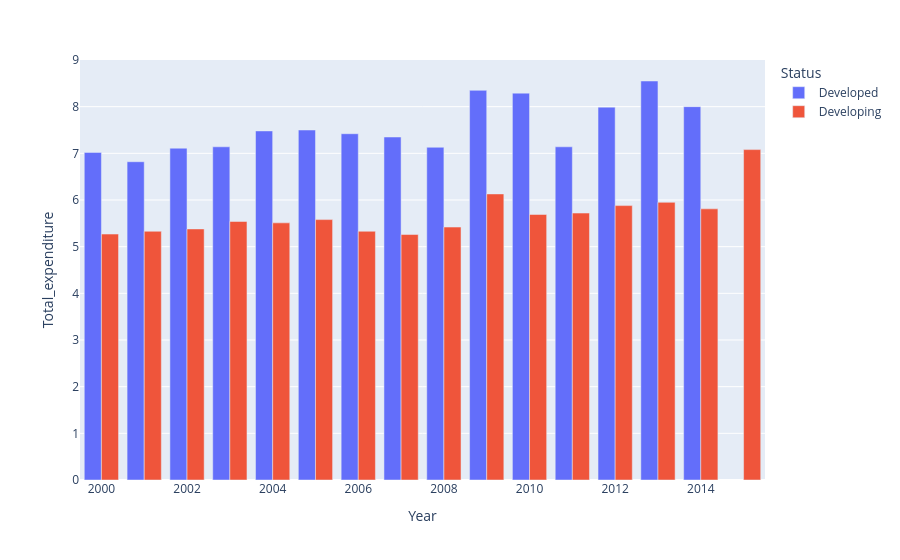

This figure's notebook cell:
### Code cell
px.bar(data_frame= status_per_year, x= 'Year', y= 'Total_expenditure', barmode= 'group',
        color= 'Status')

### Figure 1 — Plotly figure (JSON) as saved in the notebook; plotly's stock layout.template omitted (floating-point values rounded to 4 significant figures)
{"data": [{"alignmentgroup": "True", "hovertemplate": "Status=Developed<br>Year=%{x}<br>Total_expenditure=%{y}<extra></extra>", "legendgroup": "Developed", "marker": {"color": "#636efa", "pattern": {"shape": ""}}, "name": "Developed", "offsetgroup": "Developed", "orientation": "v", "showlegend": true, "textposition": "auto", "type": "bar", "x": [2000, 2001, 2002, 2003, 2004, 2005, 2006, 2007, 2008, 2009, 2010, 2011, 2012, 2013, 2014, 2015], "xaxis": "x", "y": [7.02, 6.82, 7.11, 7.14, 7.48, 7.5, 7.42, 7.35, 7.13, 8.35, 8.29, 7.14, 7.99, 8.55, 8, null], "yaxis": "y"}, {"alignmentgroup": "True", "hovertemplate": "Status=Developing<br>Year=%{x}<br>Total_expenditure=%{y}<extra></extra>", "legendgroup": "Developing", "marker": {"color": "#EF553B", "pattern": {"shape": ""}}, "name": "Developing", "offsetgroup": "Developing", "orientation": "v", "showlegend": true, "textposition": "auto", "type": "bar", "x": [2000, 2001, 2002, 2003, 2004, 2005, 2006, 2007, 2008, 2009, 2010, 2011, 2012, 2013, 2014, 2015], "xaxis": "x", "y": [5.27, 5.33, 5.38, 5.54, 5.51, 5.58, 5.33, 5.26, 5.42, 6.13, 5.69, 5.72, 5.88, 5.95, 5.81, 7.08], "yaxis": "y"}], "layout": {"barmode": "group", "legend": {"title": {"text": "Status"}, "tracegroupgap": 0}, "margin": {"t": 60}, "xaxis": {"anchor": "y", "domain": [0, 1], "title": {"text": "Year"}}, "yaxis": {"anchor": "x", "domain": [0, 1], "title": {"text": "Total_expenditure"}}}}
